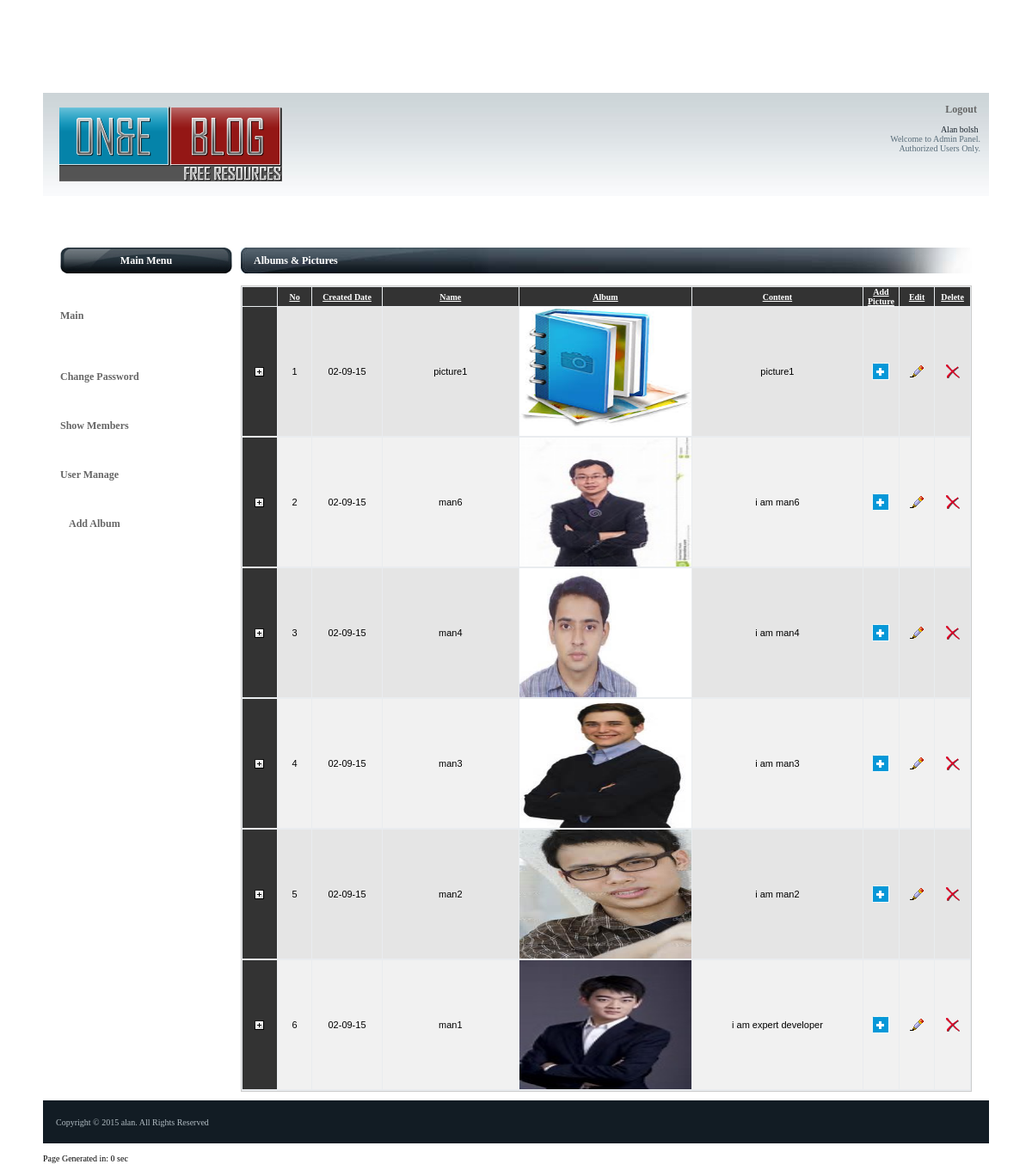
The page /alan/menus.php (signed in) on the database its author committed.
### tables this page shows
CREATE TABLE IF NOT EXISTS `posts` (
  `post_id` int(100) NOT NULL AUTO_INCREMENT,
  `post_title` text NOT NULL,
  `post_date` varchar(55) NOT NULL,
  `post_author` text NOT NULL,
  `post_image` text NOT NULL,
  `post_keywords` text NOT NULL,
  `post_content` text NOT NULL,
  PRIMARY KEY (`post_id`)
);

### alan/include/db.php (called while the page is built, shortened)
<?php
class db
{
	var $connected = false;
	var $dbname = DATABASE;
	var $dbuser = USERNAME;
	var $dbpassword = PASSWORD;
	var $dbhost = HOST;
	function connect()
	{
		$this->connected = false;
		if($this->link = @mysql_connect($this->dbhost,$this->dbuser,$this->dbpassword))
		{
			if(@mysql_select_db($this->dbname,$this->link))
			{
				$this->connected = true;
				return true;
			}
			else
			{
				$this->seterror(mysql_errno($this->link),mysql_error($this->link));
				return false;
			}
		}
		else
		{
			$this->seterror("","Could not connect to server.");
			return false;
		}
	}
	function execute($query)
	{
		if($this->connected)
		{
			if($result = mysql_query( $query, $this->link ))
			{
				return $result;
			}
			else
			{
				$this->seterror(mysql_errno($this->link),"".$query."<br />".mysql_error($this->link));
				return false;
			}
		}
		else
		{
			$this->seterror("No database connection open.");
			return false;
		}
	}
	function row(&$result)
	{
		if ( $row = mysql_fetch_assoc( $result ) )
				return $row;
			else
				return 0;
	}
}
?>

### alan/include/config.php (called while the page is built, shortened)
<? $timestart = time();  error_reporting(E_ALL); ?>

### alan/menus.php (the view, shortened to what this page needs)
<?include("./include/config.php");?>
<?include("./include/db.php");?>
<? $db= new db();$db->connect(); $valid = new validation();?>
<? include("include_member/header.php");?>
<tr>
	<td colspan="2">
		<table border="0" cellpadding="0" cellspacing="0" width="100%">
			<tr>
			    <td width="20" align="left" valign="top"></td>
				<td width="200" valign="top">
					<?
						$query = "SELECT * FROM posts ORDER BY 1 DESC";
						$result = $db->execute($query);
						include("navigationcall.php");
					?>
				</td>
				<td width="10"><? ?> </td>
				<td valign="top">
					<table border="0" cellpadding="0" cellspacing="0" width="100%">
						<tr>
							<td class="btitle">Albums &amp; Pictures</td>
						</tr>
					</table><br />
					<table border="0" class="box1" width="100%" cellpadding="0" cellspacing="1" align="center">
						<tr class="th" height="22">
							<td align="center"  width="5%"></td>
							<td align="center"  width="5%">No</td>
							<td align="center"  width="10%">Created Date</td>
							<td align="center"  width="20%">Name</td>
							<td align="center"  width="20%">Album</td>
							<td align="center"  width="25%">Content</td>
							<td align="center"  width="5%">Add Picture</td>
							<td align="center"  width="5%">Edit</td>
							<td align="center"  width="5%">Delete</td>
						</tr>
						<?  $subcount=0;
							$treecount=0;
							$style="tr1";
							$rs_menu=$db->execute("SELECT id, name, link FROM ".TBL_MENUS." ORDER BY id");
							$album_number=0;
							while($res = $db->row($result)){
								$album_number++;
								$row_menu=$db->row($rs_menu);
						?>
						<tr class="<?=$style?>">
							<td align="center" class="th"><img src=<?=IMGPLUS?> name="img<?=$treecount?>" onclick="DISPLAULISTING('<?=$treecount?>')"/></td>
							<td align="center"><?=$album_number?></td>
							<td align="center" ><label for="main_<?=$row_menu["id"]?>"><?=$res["post_date"]?></label></td>
							<td align="center" ><?=$res["post_title"]?></td>
							<td align="center" ><img src="photos/<?php echo $res["post_image"]; ?>" width="200" height="150"></td>
							<td align="center" ><?=$res["post_content"]?></td>
							<td align="center"><a href="picture_add.php?add=<?php echo $res["post_id"]; ?>"><img src="images/plus.jpg"/></a></td>
							<td align="center"><a href="edit_posts.php?edit=<?php echo $res["post_id"]; ?>"><img src="images/change.png"/></a></td>
							<td align="center"><a href="delete.php?del=<?php echo $res["post_id"]; ?>"><img src<?=IPDELETE?></a></td>
						</tr>
						<tr>
							<td colspan="9">
						<?
							$subcount=0;$treecount++;$style=="tr1" ? $style="tr2" : $style="tr1";
						}?>
						</td>
						</tr>
						</table>
				</td>
				<td width="20" align="left" valign="top"></td>
			</tr>
		</table>
<? include("./include_member/footer.php");?>

### alan/include_member/header.php (shortened to what this page needs)
<!DOCTYPE html PUBLIC "-//W3C//DTD XHTML 1.0 Transitional//EN" "http://www.w3.org/TR/xhtml1/DTD/xhtml1-transitional.dtd">
<html>
<head>
<link href="cssjs/menu.css" type="text/css" rel="stylesheet">
<link href="cssjs/cssmis.css" type="text/css" rel="stylesheet">
</head>
<body bottommargin="0" bgcolor="" leftmargin="0" topmargin="0">
<br><br><br><br><br><br><br>
<table width="1100" align="center" bgcolor="#ffffff" border="0" valign="top" cellspacing="10" cellpadding="0">
<tr>
<td background="images/cploop.jpg" height="120" width="1100" colspan="2">
	<table width="1100" align="center" border="0" valign="top" cellspacing="0" cellpadding="0">
	<tr>
    	<td width="20" align="left" valign="top"></td>
     	<td align="left" width="103" valign="top"><img src="images/logo.png"> </td>
        <td width="841" align="right" valign="top" class="head3"><b><a href="include_member/member_logout.php" class="plink1">Logout</a></b> &nbsp; &nbsp;
            <p class="text3"><span class="text2"><?=ucfirst($_SESSION["apfname"]." ".$_SESSION["aplname"])?></span>&nbsp; &nbsp; &nbsp;<br />Welcome to Admin Panel. &nbsp; &nbsp; <br>
            Authorized Users Only. &nbsp; &nbsp; </td>
        </tr>
      </table>
</td>
</tr>
<tr>
	<td height="20"></td>
</tr>

### alan/navigationcall.php
<table border="0" cellpadding="0" cellspacing="0" width="100%">
  <tr>
    <td class="win" align="center" width="200">Main Menu</td>
  </tr>
  <tr>
    <td><table border="0" cellpadding="0" cellspacing="0" width="100%">
        <tr>
          <td width="10"></td>
          <td><? include("include_member/navigation.php");?></td>
        </tr>
      </table></td>
  </tr>
</table>

### alan/include_member/navigation.php (shortened to what this page needs)
<br><b><a href="insert_post.php" class="plink1">Add Album</a></b></td><br><br>
<br><b><a href="menus.php"  class="plink1">Main</a></b><br><br><br><br>
<br><b><a href="member_pwd.php"  class="plink1">Change Password</a></b><br><br><br>
<br><b><a href="members.php" class="plink1">Show Members</a></b><br><br><br>
<br><b><a href="user_listing.php" class="plink1">User Manage</a></b><br><br><br>

### alan/include_member/footer.php
<?=FOOTAR?><table width="1120" align="center" bgcolor="#ffffff" border="0" valign="top" cellspacing="0" cellpadding="0">
<tr><td>&nbsp;&nbsp;&nbsp;<?="<font face=tahoma size=1>Page Generated in: ".(time()-$timestart)." sec</font>"?></td></tr></table>

### alan/cssjs/cssmis.css (style rules this page uses)
body,html { margin-top:0px; margin-left:0px; padding:0px 0px 0px 0px; font-family: Verdana, tahoma, Helvetica, sans-serif; font-size: 12px; }
.box1 { border-top-style:solid; border-top-width:thin; border-top-color:#CCCCCC;border-left-style:solid; border-left-width:thin; border-left-color:#CCCCCC;border-right-style:solid; border-right-width:thin; border-right-color:#CCCCCC;border-bottom-style:solid; border-bottom-width:thin; border-bottom-color:#CCCCCC;background-color:#E9ECEF; }
.tr2 { background-color:#F1F1F1; text-align:left; font-size: 11px }
.tr1 { background-color: #E5E5E5; text-align:left; font-size:11px }
.th,.th a,.th a:active,.th a:visited { background-color:#333333; font-size: 10px; font-weight: bold; color:#FFFFFF; text-align: center; padding-top:2px; padding-bottom:2px; font-family:verdana; text-decoration:underline }
a:link { color: #b2bdc3; text-decoration: none; font-family:verdana; font-size:10px; }
.text1 { font-family:verdana; font-size:10px; color:#b2bdc3; text-align: left; }
.text2 { font-family:verdana; font-size:10px; color:#1d2730; text-align: center; }
.text3 { font-family:verdana; font-size:10px; color:#596d7a; }
.head3 { font-family:verdana; font-size:14px; color:#596d7a;; }
a.plink1:link { color: #666666; text-decoration: none; font-family:verdana; font-size:12px; }
.win { background-image:url(../images/win.jpg); background-repeat:no-repeat; height:30px; color:#FFFFFF; font-weight:bold; font-family:tahoma; }
.btitle { background-image:url(../images/titlebar.jpg); background-repeat:no-repeat; color:#FFFFFF; font-weight:bold; font-family:tahoma; height:30px; padding-left:15px }

### rows shown on the page
posts: post_date "02-09-15", post_title "picture1", post_image (picture), post_content "picture1"
posts: post_date "02-09-15", post_title "man6", post_image (picture), post_content "i am man6"
posts: post_date "02-09-15", post_title "man4", post_image (picture), post_content "i am man4"
posts: post_date "02-09-15", post_title "man3", post_image (picture), post_content "i am man3"
posts: post_date "02-09-15", post_title "man2", post_image (picture), post_content "i am man2"
posts: post_date "02-09-15", post_title "man1", post_image (picture), post_content "i am expert developer"

### other values the page prints
$_SESSION["apfname"]." ".$_SESSION["aplname"] "Alan bolsh"
FOOTAR "Copyright © 2015 alan . All Rights Reserved"
